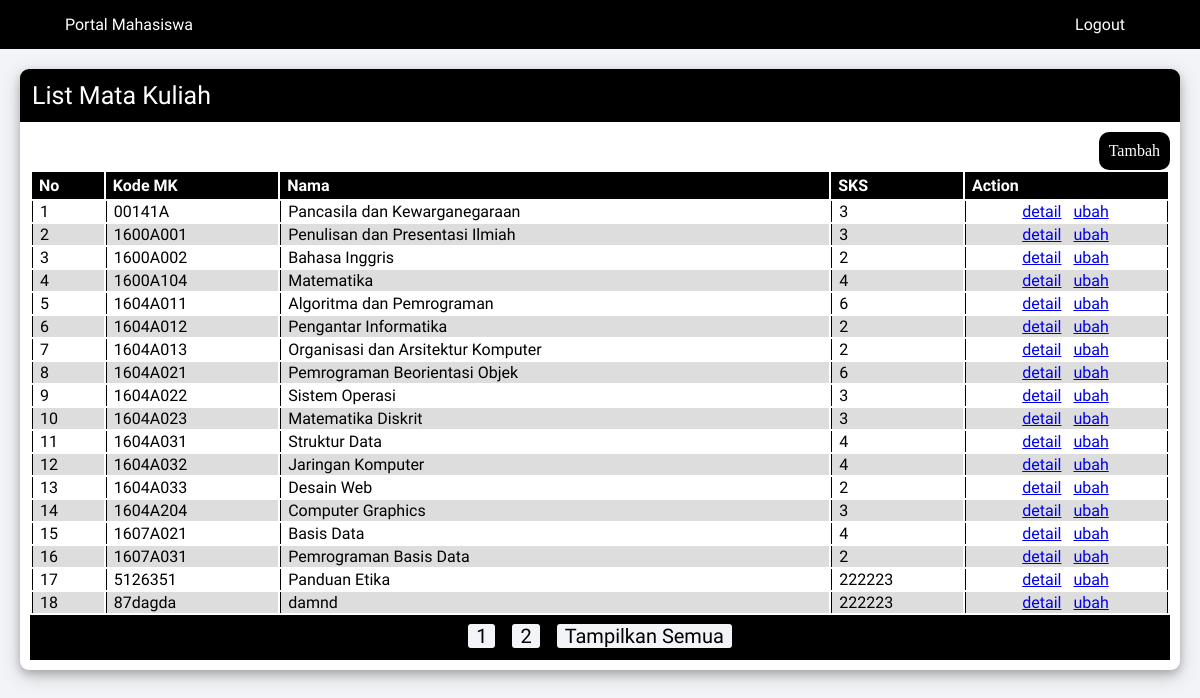
Screenshot of /index.php?page=list_mata_kuliah&halaman=all (signed in) with the database file from the repository.
### tables this page shows
CREATE TABLE `mata_kuliah` (
  `kode_mk` varchar(255) NOT NULL,
  `nama` varchar(255) DEFAULT NULL,
  `sks` int(11) DEFAULT NULL
);

### list_mata_kuliah.php (the view)
<div id="content-list">
    <div class="content-list-header">
        <p>List Mata Kuliah</p>
    </div>
    <div class="content-list-table">
        <?php
            if ($user_id) {
                echo "<a class='btn-add' href='index.php?page=tambah_mata_kuliah'>Tambah</a>";
            }
        ?>
        <table>
            <tr>
                <th>No</th>
                <th>Kode MK</th>
                <th>Nama</th>
                <th>SKS</th>
                <th>Action</th>
            </tr>
            <?php
                $halaman = 15;
                $page = isset($_GET["halaman"]) ? $_GET["halaman"] : 1;
                $mulai = ($page > 1) ? ($page * $halaman) - $halaman : 0;
                if ($page == "all") {
                    $result = $conn->query("SELECT * FROM mata_kuliah");
                } else {
                    $result = $conn->query("SELECT * FROM mata_kuliah LIMIT $mulai, $halaman");
                }
                $result_total_mk = $conn->query("SELECT * FROM mata_kuliah");
                $total = $result_total_mk->num_rows;
                $pages = ceil($total/$halaman);
                $i = 0;
                while($row=$result->fetch_assoc()){
                    $i += 1;
                    echo "<tr>
                            <td>$i</td>
                            <td>$row[kode_mk]</td>
                            <td>$row[nama]</td>
                            <td>$row[sks]</td>
                            <td class='last-cell'>
                                <a href='index.php?page=detail_mata_kuliah&kode_mk=$row[kode_mk]&nama=$row[nama]&sks=$row[sks]'>detail</a>
                                <a href='index.php?page=ubah_mata_kuliah&kode_mk=$row[kode_mk]&nama=$row[nama]&sks=$row[sks]'>ubah</a>
                            </td>
                          </tr>
                        ";
                }
            ?>
        </table>
        <div class="pagination-bottom-list">
            <?php
                for ($i=1; $i<=$pages; $i++){
                    echo "<a href='index.php?page=list_mata_kuliah&halaman=$i'>$i</a>";
                }
                echo "<a href='index.php?page=list_mata_kuliah&halaman=all'>Tampilkan Semua</a>";
            ?>
        </div>
    </div>
</div>

### style/style.css (style rules this page uses)
* { margin: 0px; font-family: 'Rokkitt', serif; }
body { background-color: #f2f4f7; height: 100%; }
div#content-list, div#content-show { background-color: #FFF; border-radius: 9px; margin: 20px; box-shadow: 0 4px 8px 0 rgba(0, 0, 0, 0.2), 0 6px 20px 0 rgba(0, 0, 0, 0.19); }
div.content-form-header, div.content-list-header, div.content-show-header { background-color: #000; padding: 12px; border-radius: 9px 9px 0px 0px; }
div.content-form-header p, div.content-list-header p, div.content-show-header p { color: #FFF; font-size: 25px; }
.content-list-table, .content-show-data { padding: 10px; }
.content-list-table table, .info-table table { margin-top: 10px; width: 100%; text-align: left; }
.content-list-table th, .info-table th { background-color: #000; color: white; padding: 5px; padding: 4px 7px 4px; }
.content-list-table td, .info-table td { border-left: 1.5px solid black; padding-left: 7px; }
.content-list-table tr:nth-child(odd), .info-table tr:nth-child(odd) { background-color: #dddddd; }
.content-list-table td.last-cell, .info-table td.last-cell { border-right: 1.5px solid black; width: 18%; text-align: center; }
a.btn-add { float: right; display: inline; padding: 10px; background-color: #000; text-decoration: none; color: #FFF; border-radius: 10px; font-family: tahoma; }
.content-list-table td.last-cell a, .info-table a { margin-right: 8px; }
div.pagination-bottom-list { width: 98.7%; padding: 0 7px; margin: 0px auto; background-color: #000; text-align: center; height: 45px; }
div.pagination-bottom-list a { text-decoration: none; font-size: 20px; color: #000; display: inline-block; margin: 8.5px; padding: 0px 8px; background-color: #f2f4f7; border-radius: 3px; }

### rows the page displays
mata_kuliah: kode_mk "00141A", nama "Pancasila dan Kewarganegaraan", sks "3"
mata_kuliah: kode_mk "1600A001", nama "Penulisan dan Presentasi Ilmiah", sks "3"
mata_kuliah: kode_mk "1600A002", nama "Bahasa Inggris", sks "2"
mata_kuliah: kode_mk "1600A104", nama "Matematika", sks "4"
mata_kuliah: kode_mk "1604A011", nama "Algoritma dan Pemrograman", sks "6"
mata_kuliah: kode_mk "1604A012", nama "Pengantar Informatika", sks "2"
mata_kuliah: kode_mk "1604A013", nama "Organisasi dan Arsitektur Komputer", sks "2"
mata_kuliah: kode_mk "1604A021", nama "Pemrograman Beorientasi Objek", sks "6"
mata_kuliah: kode_mk "1604A022", nama "Sistem Operasi", sks "3"
mata_kuliah: kode_mk "1604A023", nama "Matematika Diskrit", sks "3"
mata_kuliah: kode_mk "1604A031", nama "Struktur Data", sks "4"
mata_kuliah: kode_mk "1604A032", nama "Jaringan Komputer", sks "4"
mata_kuliah: kode_mk "1604A033", nama "Desain Web", sks "2"
mata_kuliah: kode_mk "1604A204", nama "Computer Graphics", sks "3"
mata_kuliah: kode_mk "1607A021", nama "Basis Data", sks "4"
mata_kuliah: kode_mk "1607A031", nama "Pemrograman Basis Data", sks "2"
mata_kuliah: kode_mk "5126351", nama "Panduan Etika", sks "222223"
mata_kuliah: kode_mk "87dagda", nama "damnd", sks "222223"
